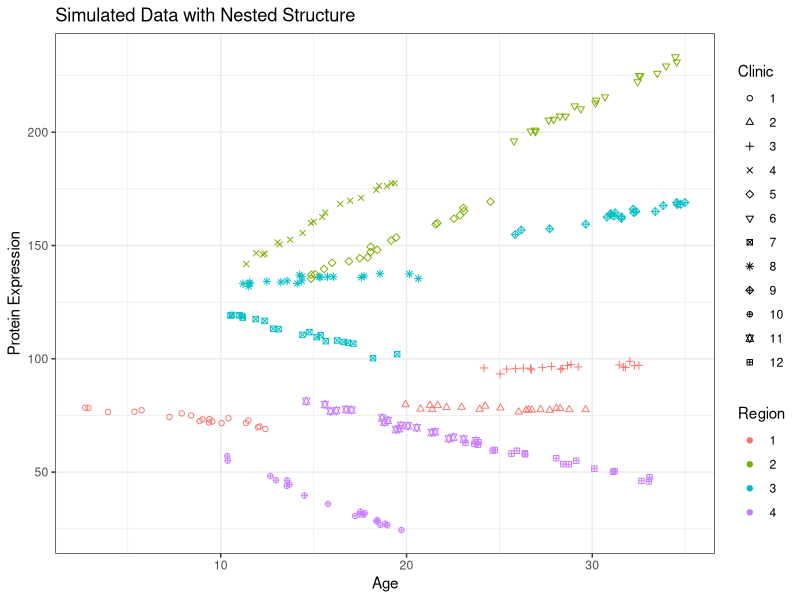

Source code (R):
## ---- chunk 1
library(tidyverse)
library(ggplot2)
library(lme4)
## ---- chunk 2
simulate_gene_expression <- function(Nsubj = 4, n=10, Gslope = 2, slope=-4, Gint = 100, xm=30, xmsd=5, xsd=2, esd=2) {
  xmean <- rnorm(Nsubj, mean = xm, sd = xmsd)
  
data.frame(subject= rep(as.character(1:Nsubj), each = n),
           xmean = rep(xmean, each = n)) |>
           mutate(xd = rnorm(Nsubj * n, mean = 0, sd = xsd), x=xmean+xd, y = Gint + Gslope * xmean + slope * xd + rnorm(Nsubj * n, sd = esd))
  
}
set.seed(3431)
df <- simulate_gene_expression(xmsd=10, Gslope=2, slope=-2, xsd=5, esd=8) |> rename(group=subject, age=x, conc=y)
## ---- chunk 3
simulate_grouped_trend_nested <- function(region_count = 3, clinics_per_region = 5, measurements_per_clinic = 10,
                                                         global_slope = -10, global_intercept = 30, 
                                                         region_effects = c(), region_slopes = c(),
                                                         clinic_effects = list(), clinic_slopes = list()) {
  set.seed(123) # Setting a seed for reproducibility
  
  # Initialize an empty data frame to store the simulated data
  data <- data.frame(x = numeric(), y = numeric(), clinic = integer(), region = integer())

  clinic_id_counter = 1 # Initialize a counter for clinic IDs across regions
  
  # Loop to create data for each region
  for (region in 1:region_count) {
    # Use the specific region effect and slope
    region_effect_adj = region_effects[region]
    region_slope_adj = region_slopes[region]
    
    # Loop to create data for each clinic within a region
    for (clinic in 1:clinics_per_region) {
      x_start = runif(1, min = 0, max = 10) + 10 * (clinic - 1) # More continuous x values across clinics
      x = runif(measurements_per_clinic, min = x_start, max = x_start + 10) # Continuous x for measurements
      
      # Use the specific clinic effect and slope
      clinic_effect = clinic_effects[[region]][clinic]
      clinic_slope = clinic_slopes[[region]][clinic]
      
      # Simulate measurements for each clinic
      for (i in 1:measurements_per_clinic) {
        # Model y incorporating both global and specific slopes and effects
        y = (global_intercept + region_effect_adj + clinic_effect) + 
            (global_slope + region_slope_adj + clinic_slope) * x[i] + 
            rnorm(1, mean = 0, sd = 1) # Assuming measurement_noise_sd is constant for simplicity
        
        # Combine this measurement with the overall dataset
        data = rbind(data, data.frame(x = x[i], y = y, clinic = clinic_id_counter, region = region))
      }
      
      clinic_id_counter <- clinic_id_counter + 1 # Increment clinic ID for unique identification across regions
    }
  }
  
  return(data)
}




set.seed(10)
data_int_nested<-simulate_grouped_trend_nested(region_count = 4,
                                               clinics_per_region = 3,
                                               measurements_per_clinic = 20,
                                               global_slope = 0,global_intercept = 100,
                                               region_effects = rnorm(4,mean = 0,sd = 20),
                                               region_slopes=rnorm(4,mean = 0.1,sd = 2),
                                               clinic_effects = lapply(1:4,function(i){rnorm(3,mean = 0,sd = 10)}),
                                               clinic_slopes = lapply(1:4,function(i){rnorm(3,mean = 0.1,sd = 1)}))

data_int_nested |> 
  ggplot(aes(x = x, y = y, color = factor(region), shape = factor(clinic))) +
  geom_point() +
  labs(title = "Simulated Data with Nested Structure",
       x = "Age",
       y = "Protein Expression",
       color = "Region",
       shape = "Clinic") +
  scale_shape_manual(values=1:12) + theme_bw()
## ---- chunk 4
nested_model <- lmer(y ~ x + (1 | region/clinic), 
                     data = data_int_nested)
## ---- chunk 5
library(lme4)
nested_model <- lmer(y ~ x + (1 | region/clinic), data = data_int_nested)
summary(nested_model)
## ---- chunk 6
sleepall <- sleepstudy |> filter(Days>=2) |> mutate(Days=Days-2)
m1 <- lmer(Reaction ~ Days + (1 | Subject), data = sleepall)
summary(m1)
## ---- chunk 7
m2 <- lmer(Reaction ~ Days + (1 + Days | Subject), data = sleepall)
summary(m2)
## ---- chunk 8
anova(m1, m2, refit = FALSE)
## ---- chunk 9
sleepall <- sleepall |> mutate(sex=sample(c("M", "F"), nrow(sleepall), replace=TRUE))
## ---- chunk 10
m2 <- lmer(Reaction ~ Days + (1 + Days | Subject), data = sleepall)
m3 <- lmer(Reaction ~ Days + sex + (1 + Days | Subject), data = sleepall)
anova(m2, m3, refit=TRUE)
## ---- chunk 11
library(lmerTest)
mm <- lmer(conc ~ age + (1 | group), data = df)
summary(mm)
## ---- chunk 12
sleepall <- sleepstudy |> filter(Days>=2) |> mutate(Days=Days-2)
##Add sex
set.seed(123)
sleepall <- sleepall |> mutate(sex=sample(c("M", "F"), nrow(sleepall), replace=TRUE))
mmsleep <- lmer(Reaction ~ Days + (1 + Days | Subject), data = sleepall)
summary(mmsleep)
